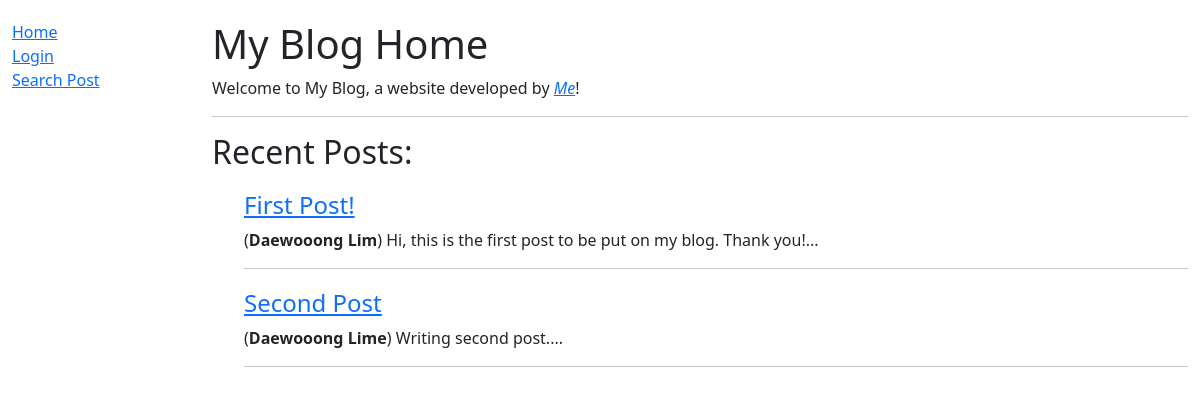
Before: /blog/ with the older database file.
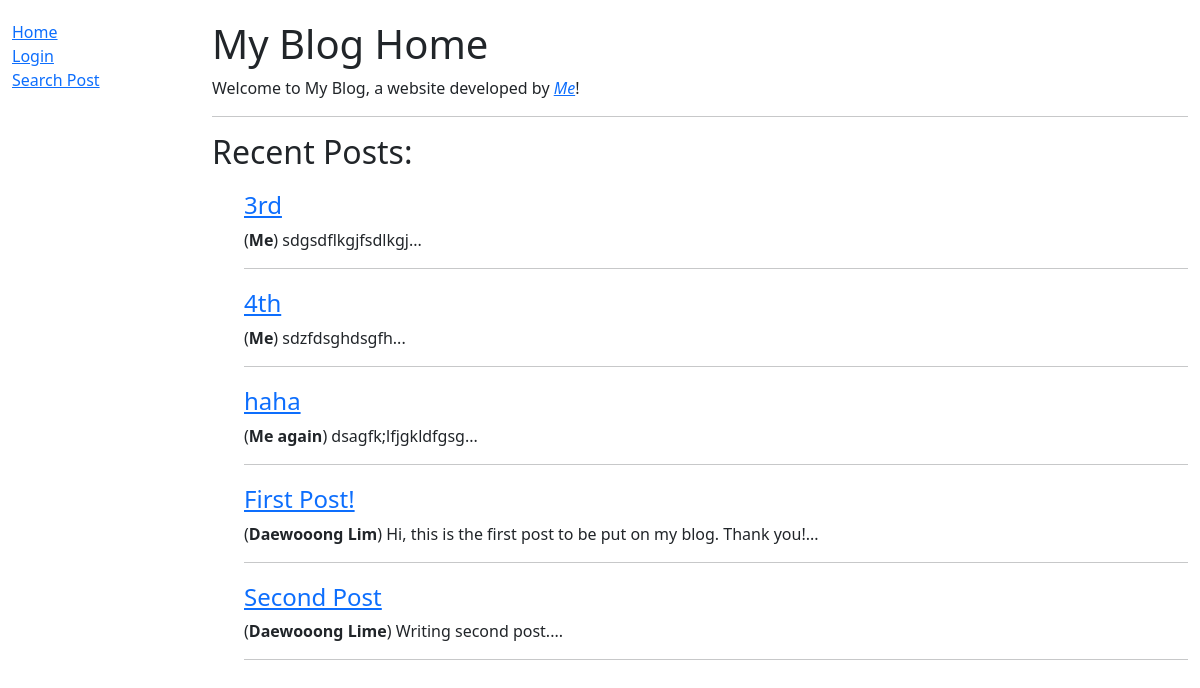
After: the same page with the newer database file.
### blog/models.py (models this page shows, shortened)
class Post(models.Model):
    id = models.BigAutoField(help_text="Post ID", primary_key=True)
    title = models.CharField(max_length=100)
    writer = models.CharField(max_length=100)
    content = models.TextField(max_length=5000)
    date = models.DateField()
    likes = models.IntegerField()
    class Meta:
        ordering = ['-date']

### blog/views.py (the view)
# urls.py: path('', views.PostListView.as_view(), name='home'),
class PostListView(generic.ListView):
    model = Post
    context_object_name = 'posts'   # your own name for the list as a template variable
    template_name = 'home.html'  # Specify your own template name/location
    paginate_by = 5

### blog/templates/home.html
{% extends "base.html" %}
{% block content %}
  <h1 style="margin-top: 20px;">My Blog Home</h1>
  <p>
    Welcome to My Blog, a website developed by
    <em><a href="https://github.com/DaewoongLime">Me</a></em>!
  </p>
  <hr />
    {% if posts %}
    <h2>Recent Posts:</h2>
    <ul>
      {% for post in posts %}
      <div style="margin-top:20px">
        <h4><a href="{{post.id}}">{{ post.title }}</a></h4>
        <p  style="white-space: nowrap;
        overflow: hidden;
        text-overflow: ellipsis;
        max-width: 100%;">
        (<strong>{{post.writer}}</strong>)
        {{ post.content }}...
        </p>
        <hr />
      </div>
      {% endfor %}
    </ul>
  {% else %}
    <p>There are no posts written yet.</p>
  {% endif %}
  {% load static %}
{% endblock %}

Changed rows visible on the page:
added Post: title "3rd", writer "Me", content "sdgsdflkgjfsdlkgj"
added Post: title "4th", writer "Me", content "sdzfdsghdsgfh"
added Post: title "haha", writer "Me again", content "dsagfk;lfjgkldfgsg"
